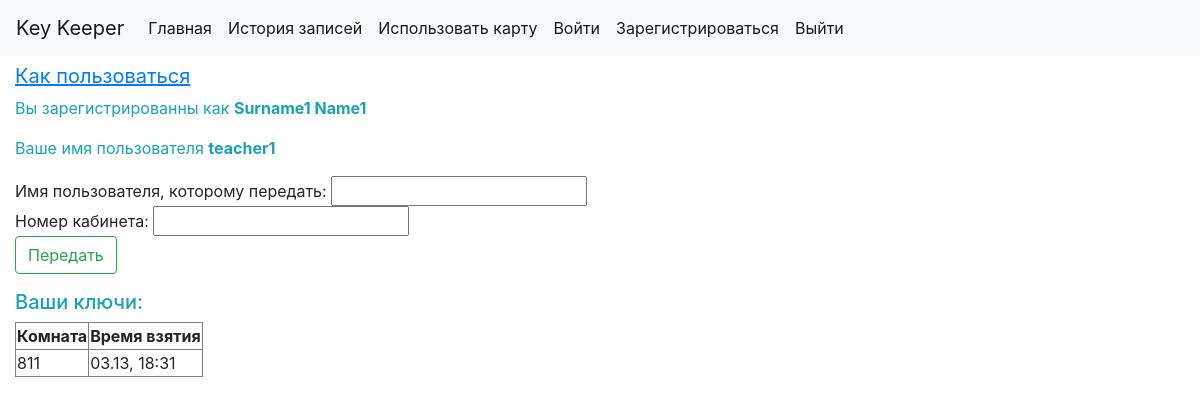
The page / (signed in) on the database as committed earlier.
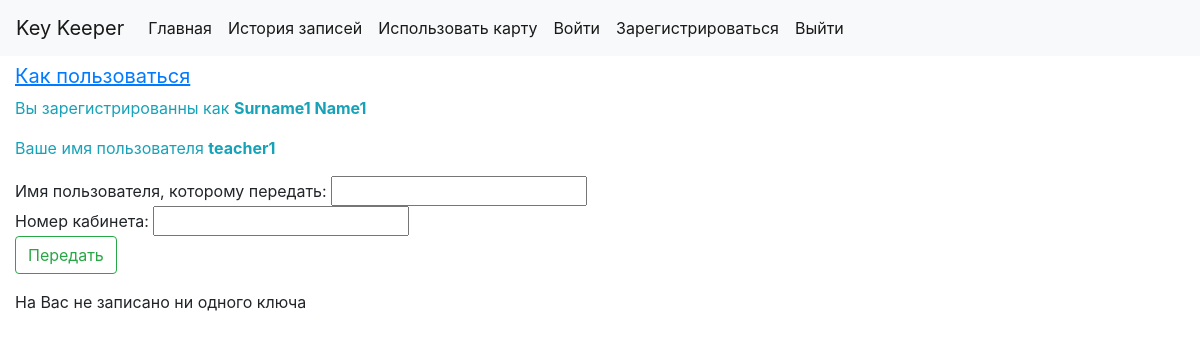
The same page on the database as committed later.
### keeper/models.py (models this page shows, shortened)
class History(models.Model):
    key = models.IntegerField()
    time_cr = models.DateTimeField(default=datetime.datetime.now)
    user_id = models.ForeignKey(CustomUser, on_delete=models.CASCADE)
    active = models.CharField(max_length=100, default='Не сдан')
    time_back = models.DateTimeField(default=datetime.datetime.min)
    def month_cr(self):
        return self.time_cr.strftime('%m')
    def date_cr(self):
        return self.time_cr.strftime('%d')
    def hour_cr(self):
        return self.time_cr.strftime('%H')
    def minute_cr(self):
        return self.time_cr.strftime('%M')

### keeper/views.py (the view)
# urls.py: path('', views.index, name='index'),
@login_required
def index(request):
    context = {}
    if request.method == 'POST':
        f = TransferForm(request.POST)
        if 'transfer_req' in request.POST:
            if f.is_valid():
                try:
                    tran_user = CustomUser.objects.filter(username=f.data['username']).get()
                    if tran_user != request.user:
                        try:
                            if tran_user.key_tran_last != -1:
                                tran_user_last = CustomUser.objects.filter(username=tran_user.user_tran_last).get()
                                hist = History.objects.filter(key=tran_user.key_tran_last, user_id=tran_user_last,
                                                              active='Ожидает передачи').get()
                                hist.active = 'Не сдан'
                                hist.save()
                                tran_user.key_tran_last = -1
                                tran_user.user_tran_last = 'никто'
                                tran_user.save()
                            hist = History.objects.filter(key=f.data['key_num'], user_id=request.user,
                                                          active='Не сдан').get()
                            hist.active = 'Ожидает передачи'
                            hist.save()
                            tran_user.user_tran_last = str(request.user.username)
                            tran_user.key_tran_last = f.data['key_num']
                            tran_user.save()
                            context['message'] = 'Ожидайте подтверждения'
                        except ObjectDoesNotExist:
                            context['message'] = 'У вас нет такого ключа'
                    else:
                        context['message'] = 'Нельзя передать ключ себе'
                except ObjectDoesNotExist:
                    context['message'] = 'Нет такого пользователя'
        elif 'accept' in request.POST:
            user_tran = CustomUser.objects.filter(username=request.user.user_tran_last).get()
            hist = History.objects.filter(key=request.user.key_tran_last, user_id=user_tran,
                                          active='Ожидает передачи').get()
            try:
                hist_check = History.objects.filter(key=request.user.key_tran_last, user_id=request.user,
                                                    active='Не сдан').get()
                context['message'] = 'У вас уже есть ключ от этого кабинета'
            except ObjectDoesNotExist:
                hist.active = 'Сдан'
                hist.time_back = datetime.datetime.now()
                hist.save()
                hist = History(key=request.user.key_tran_last, user_id=request.user, active='Не сдан')
                hist.save()
                request.user.key_tran_last = -1
                request.user.user_tran_last = 'никто'
                request.user.save()
                context['message'] = 'Вы получили ключ'
        elif 'reject' in request.POST:
            user_tran = CustomUser.objects.filter(username=request.user.user_tran_last).get()
            hist = History.objects.filter(key=request.user.key_tran_last, user_id=user_tran,
                                          active='Ожидает передачи').get()
            hist.active = 'Не сдан'
            hist.save()
            request.user.key_tran_last = -1
            request.user.user_tran_last = 'никто'
            request.user.save()
            context['message'] = 'Вы отказались получать ключ'
    else:
        f = TransferForm()
    key_list = History.objects.filter(user_id=request.user, active='Не сдан')
    context['key_list'] = key_list
    if request.user.key_tran_last != -1:
        context['key_receive'] = request.user.key_tran_last
        context['user_receive'] = request.user.user_tran_last
    context['form'] = f
    context['user_id'] = str(request.user.last_name) + ' ' + str(request.user.first_name)
    context['user_name'] = str(request.user.username)
    return render(request, 'transfer.html', context)

### keeper/forms.py
class TransferForm(forms.Form):
    username = forms.CharField(label='Имя пользователя, которому передать:', max_length=100, required=True)
    key_num = forms.IntegerField(label='Номер кабинета:', max_value=1000, required=True)

### keeper/templates/transfer.html (shortened to what this page needs)
<!DOCTYPE html>
<html lang="en">
<head>
    {% include "includes/head.html" %}
</head>
<body>
    {% include "includes/nav_bar.html" %}
    <div class="container-fluid">
        <a class="navbar-brand" href="https://romanovkey.ru/docs/_build/html/overview.html#id6"><u>Как пользоваться</u></a>
        <p class="text-info">Вы зарегистрированны как <strong>{{ user_id }}</strong></p>
        <p class="text-info">Ваше имя пользователя <strong>{{ user_name }}</strong></p>
        <form method="POST" action="">
            {{ form.username.label }} {{ form.username }}
            <br>
            {{ form.key_num.label }} {{ form.key_num }}
            <br>
            <input type="submit" value="Передать" class="btn btn-outline-success" name="transfer_req">
        </form>
        {% if key_list %}
            <h5 class="text-info">Ваши ключи:</h5>
            <table border="1">
            <tr>
                <th>Комната</th>
                <th>Время взятия</th>
            </tr>
            {% for elem in key_list %}
                <tr><td>{{ elem.key }}</td>
                    <td>{{ elem.month_cr }}.{{ elem.date_cr }}, {{ elem.hour_cr }}:{{ elem.minute_cr }}</td></tr>
            {% endfor %}
            </table>
        {% else %}
            <p>На Вас не записано ни одного ключа</p>
        {% endif %}
    </div>
</body>
</html>

Rows that differ between the two databases and show on the page:
no longer on this page (row edited): History: key "811", month_cr "03", date_cr "13", hour_cr "18", minute_cr "31"
Other text that changed with them:
text no longer shown: "Ваши ключи: Комната Время взятия"
text now shown: "На Вас не записано ни одного ключа"
